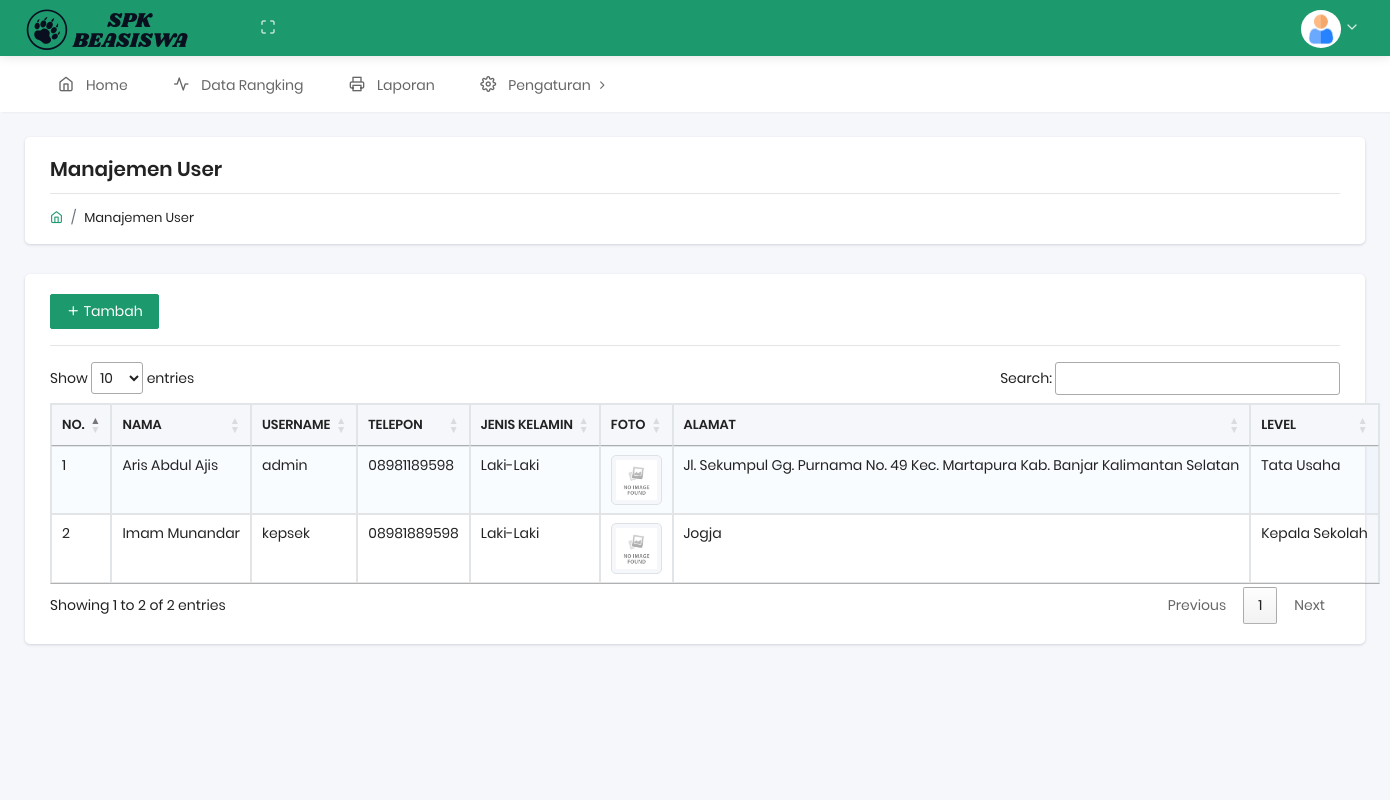
Screenshot of /user.php with the database file from the repository.
### tables this page shows
CREATE TABLE `tbl_user` (
  `id_user` int(11) NOT NULL,
  `nama` varchar(50) NOT NULL,
  `username` varchar(20) NOT NULL,
  `password` varchar(60) NOT NULL,
  `telepon` varchar(15) NOT NULL,
  `jenis_kelamin` enum('Laki-Laki','Perempuan','','') NOT NULL,
  `foto` text NOT NULL,
  `alamat` text NOT NULL,
  `level` enum('Tata Usaha','Kepala Sekolah','','') NOT NULL,
  `tanggal_update` timestamp NOT NULL DEFAULT current_timestamp() ON UPDATE current_timestamp()
);

### config/class.php (called while the page is built, shortened)
<?php
$mysqli = new mysqli("localhost","root","","spkh");
class user
{
	public $koneksi;
	function __construct($mysqli)
	{
		$this->koneksi = $mysqli;
	}
	function get()
	{
		$semuadata = array();
		$ambil = $this->koneksi->query("SELECT * FROM tbl_user ORDER BY id_user");
		while ($pecahdata = $ambil->fetch_assoc())
		{
			$semuadata[] = $pecahdata;
		}
		return $semuadata;
	}
}
$user = new user($mysqli);

### user.php (the view, shortened to what this page needs)
<?php include 'config/class.php'; ?>
<?php include 'head.php'; ?>
<?php include 'nav.php'; ?>
<?php include 'header.php'; ?>
<?php
$data = $user->get();
?>
<div class="pcoded-main-container">
  <div class="pcoded-content">
    <div class="pcoded-inner-content">
      <div class="main-body">
        <div class="page-wrapper">
          <div class="page-header">
            <div class="page-block">
              <div class="row align-items-center">
                <div class="col-md-12">
                  <div class="page-header-title">
                    <h5 class="m-b-10">Manajemen User</h5>
                  </div>
                  <ul class="breadcrumb">
                    <li class="breadcrumb-item"><a href="index.html"><i class="feather icon-home"></i></a></li>
                    <li class="breadcrumb-item"><a href="#!">Manajemen User</a></li>
                  </ul>
                </div>
              </div>
            </div>
          </div>
          <div class="row">
            <div class="col-sm-12">
              <div class="card">
                <div class="card-body">
                 <button type="button" class="btn btn-primary" data-toggle="modal" data-target="#myModal"><i class="feather icon-plus"></i> Tambah</button>
                 <hr>
                 <table class="table table-striped table-bordered" id="example">
                  <thead>
                    <tr>
                      <th>No.</th>
                      <th>Nama</th>
                      <th>Username</th>
                      <th>Telepon</th>
                      <th>Jenis Kelamin</th>
                      <th>Foto</th>
                      <th>Alamat</th>
                      <th>Level</th>
                      </tr>
                    </thead>
                    <tbody>
                      <?php foreach ($data as $key => $value): ?>
                        <tr>
                          <td><?= $key+1 ?></td>
                          <td><?= $value['nama'] ?></td>
                          <td><?= $value['username'] ?></td>
                          <td><?= $value['telepon'] ?></td>
                          <td><?= $value['jenis_kelamin'] ?></td>
                          <td>
                            <?php if (empty($value['foto'])): ?>
                              <img width="60" class="img-thumbnail" src="media/upload-user/no-img.jpg" alt="">
                              <?php else: ?>
                                <img width="60" class="img-thumbnail" src="media/upload-user/<?= $value['foto'] ?>" alt="">
                              <?php endif ?>
                            </td>
                            <td><?= $value['alamat'] ?></td>
                            <td><?= $value['level'] ?></td>
                            </tr>
                          <?php endforeach ?>
                        </tbody>
                      </table>
                    </div>
                  </div>
                </div>
              </div>
            </div>
          </div>
        </div>
      </div>
    </div>
<?php include 'footer.php'; ?>

### rows the page displays
tbl_user: nama "Aris Abdul Ajis", username "admin", telepon "08981189598", jenis_kelamin "Laki-Laki", alamat "Jl. Sekumpul Gg. Purnama No. 49 Kec. Martapura Kab. Banjar Kalimantan Selatan", level "Tata Usaha"
tbl_user: nama "Imam Munandar", username "kepsek", telepon "08981889598", jenis_kelamin "Laki-Laki", alamat "Jogja", level "Kepala Sekolah"
